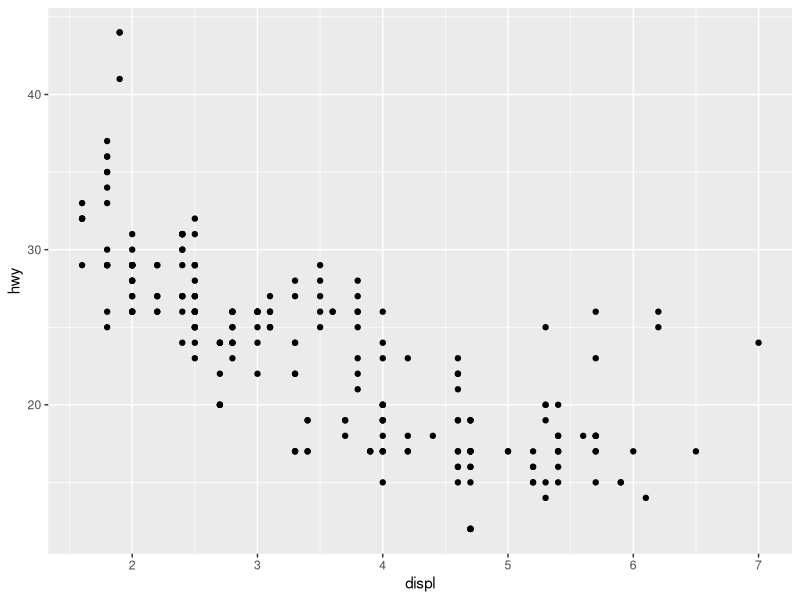
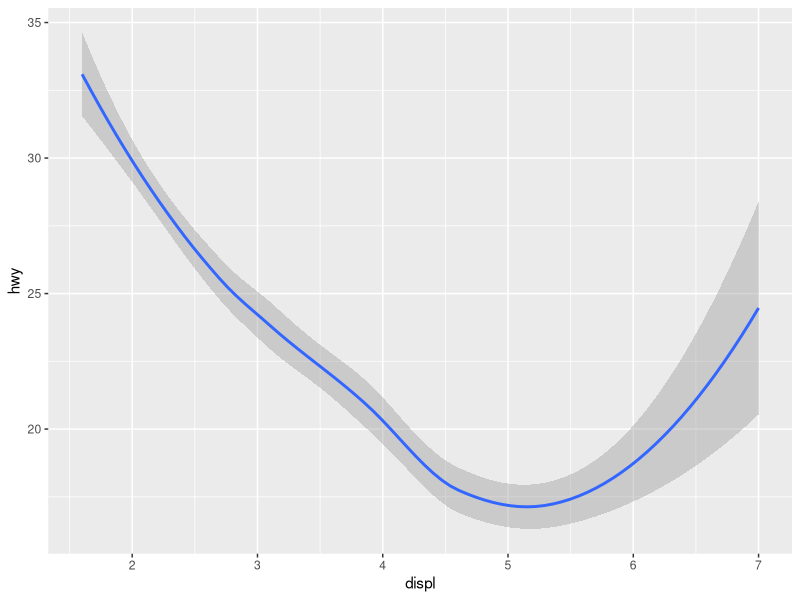
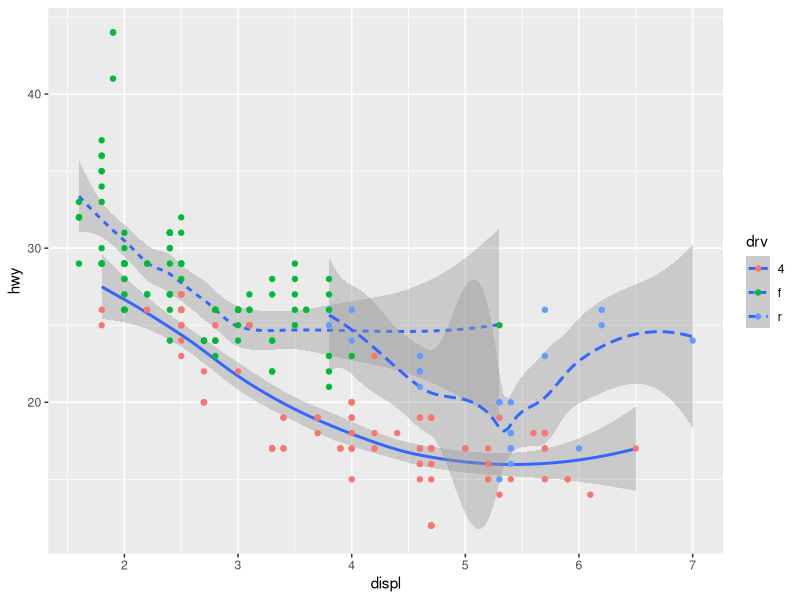

Recreate these plots in R, in order.
## ---- chunk 1
library(knitr)
opts_knit$set(root.dir = "../")
opts_chunk$set(echo=TRUE, collapse=TRUE)
## ---- chunk 2
library(tidyverse)
## ---- chunk 3
ggplot(data = mpg) + 
  geom_point(mapping = aes(x = displ, y = hwy))
## ---- chunk 4
ggplot(data = mpg) + 
  geom_smooth(mapping = aes(x = displ, y = hwy))
## ---- chunk 5
ggplot(data = mpg) + 
  geom_smooth(mapping = aes(x = displ, y = hwy, linetype = drv)) +
	geom_point(mapping = aes(x = displ, y = hwy, color = drv))
